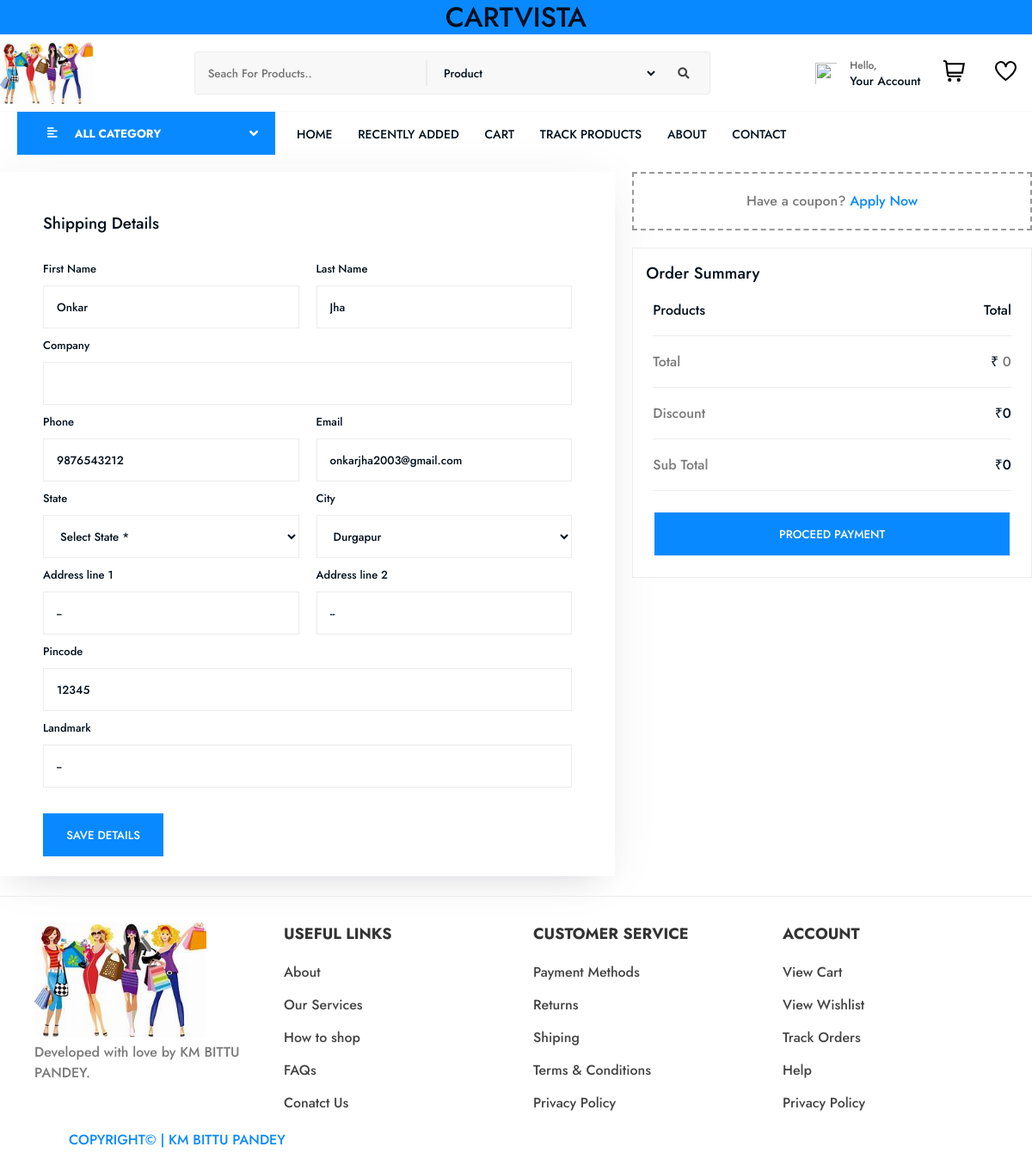
The app's page /checkout.php (signed in) with its own data.
### tables this page shows
CREATE TABLE `cust` (
  `id` int(11) NOT NULL,
  `email` varchar(200) DEFAULT NULL,
  `name` varchar(200) DEFAULT NULL,
  `lname` varchar(255) DEFAULT NULL,
  `company` varchar(255) DEFAULT NULL,
  `phone` varchar(20) DEFAULT NULL,
  `state` varchar(100) DEFAULT NULL,
  `city` varchar(100) DEFAULT NULL,
  `address1` varchar(255) DEFAULT NULL,
  `address2` varchar(255) DEFAULT NULL,
  `pincode` varchar(20) DEFAULT NULL,
  `landmark` varchar(255) DEFAULT NULL,
  `ban` varchar(10) DEFAULT '0'
);

### checkout.php (the view, shortened to what this page needs)
<?php
   include "config.php";
    $me=$_SESSION['me'];
   if(!isset($_SESSION['me'])){
     header('Location:404.php');
   }else{
    $sql = "SELECT *
           FROM cust
           WHERE id='$me'";
           $result = $conn->query($sql);
   if ($result->num_rows > 0) {
       $row = $result->fetch_assoc();
       $fname = $row['name'];
       $lname=$row['lname'];
       $company = $row['company'];
       $phone = $row['phone'];
       $email = $row['email'];
       $city = $row['city'];
       $add1 = $row['address1'];
       $add2 = $row['address2'];
       $pin = $row['pincode'];
       $land = $row['landmark'];
   } else {
       header('Location:404.php');
   }
   }
   ?>
<!DOCTYPE html>
<html>
   <head>
      <?php
         include 'head.php';
           ?>
   </head>
   <body>
      <?php
         include 'header.php';
           ?>
      <div class="checkout_main_div mobile-flex-direction-reverse">
         <div class="checkout_left">
            <form method="post" class="save_profile_data">
               <br><br>
               <h3 class="left">Shipping Details</h3>
               <div class="flex_">
                  <div class="form_input">
                     <label for="fname">First Name</label>
                     <input type="text" name="fname" required value="<?php echo $fname; ?>" class="fname">
                  </div>
                  <div class="space"></div>
                  <div class="form_input">
                     <label for="lname">Last Name</label>
                     <input type="text" name="lname" required value="<?php echo $lname; ?>" class="lname">
                  </div>
               </div>
               <div class="form_input">
                  <label for="company">Company</label>
                  <input type="text" name="company" value="<?php echo $company; ?>" class="company">
               </div>
               <div class="flex_">
                  <div class="form_input">
                     <label for="phone">Phone</label>
                     <input type="number" name="phone" required value="<?php echo $phone; ?>" class="phone">
                  </div>
                  <div class="space"></div>
                  <div class="form_input">
                     <label for="email">Email</label>
                     <input type="email" name="email" required value="<?php echo $email; ?>" class="email" disabled>
                  </div>
               </div>
             <div class="flex_">
                  <div class="form_input">
                     <label for="state">State</label>
                     <select onchange="print_city('state', this.selectedIndex);" id="s"  required class="state">
                        <option value="<?php echo $city; ?>"><?php echo $city; ?></option>
                     </select>
                  </div>
                  <div class="space"></div>
                  <div class="form_input">
                     <label for="city">City</label>
                     <select id="state" required class="city">
                        <option value="<?php echo $city; ?>"><?php echo $city; ?></option>
                     </select>
                  </div>
               </div>
               <div class="flex_">
                  <div class="form_input">
                     <label for="address1">Address line 1</label>
                     <input type="text" name="address1" required value="<?php echo $add1; ?>" class="address1">
                  </div>
                  <div class="space"></div>
                  <div class="form_input">
                     <label for="address2">Address line 2</label>
                     <input type="text" name="address2" required value="<?php echo $add2; ?>" class="address2">
                  </div>
               </div>
               <div class="form_input">
                  <label for="pincode">Pincode</label>
                  <input type="number" name="pincode" required value="<?php echo $pin; ?>" class="pincode">
               </div>
               <div class="form_input">
                  <label for="landmark">Landmark</label>
                  <input type="text" name="landmark" required value="<?php echo $land; ?>" class="landmark">
               </div>
               <button type="submit" class="margin-top save_profile_details btn-small">Save Details</button><br><br>
            </form>
         </div>
         <div class="space"></div>
         <div class="checkout_right">
            <div class="coupon_div">
               <p class="c_text_">Have a coupon? <a href="#" class="apply_coupon">Apply Now</a> </p>
            </div>
            <div class="margin-top-20">
               <h3 class="center">Order Summary</h3>
               <div class="products_">
                  <div class="flex_ justify-bet">
                     <div>Products</div>
                     <div>Total</div>
                  </div>
                  <?php
                     $total=0;
                     ?>
                  <div class="flex_ justify-bet">
                     <div>
                        <a href="#"><span class="bold">Total</span></a>
                     </div>
                     <div class="pro_price bold">$ <span class="t_price bold"><?php echo $total;?></span> </div>
                  </div>
                  <div class="flex_ justify-bet">
                     <div>
                        <a href="#"><span class="bold">Discount</span></a>
                     </div>
                     <div class="pro_price bold coupon_discount">$0</div>
                  </div>
                  <div class="flex_ justify-bet">
                     <div>
                        <a href="#"><span class="bold">Sub Total</span></a>
                     </div>
                     <div class="pro_price bold sub_total_price">$<?php echo $total;?></div>
                  </div>
               </div>
               <div style="padding: 25px;"><button type="submit" class="margin proceed_payment" title="<?php echo $total;?>">Proceed Payment</button></div>
            </div>
         </div>
      </div>
      <br>
      <?php
      require_once 'footer.php';?>
   </body>
</html>

### assets/css/style.css (style rules this page uses)
:root { --p: #0989ff; --pl: #0989ff0a; --h: #0870d0; --l: #999; --s: #d5d8db; --s: #ececec; --green: #43a047; --red: #c62828; --yellow: #ffa000; --bold: 500; --normal: 500; --f1: 'Fira Sans'; --f2: 'Fira Sans'; --f1: 'Jost'; --f2: 'Jost'; }
* { margin: 0; padding: 0; box-sizing: border-box; color: #010f1c; font-family: var(--f1); font-weight: var(--normal); }
html { scroll-behavior: smooth; }
body { background-color: #fafcff; background-color: #f8f8f8; background-color: #fff; }
h1, h2, h3, h4, h5, h6 { color: #010f1c !important; font-family: var(--f2); font-weight: var(--bold); ; }
p, span { color: #7a7a7a; font-size: 16px; line-height: 24px; }
.flex_ { display: flex; }
.form_input { width: 100%; display: flex; flex-direction: column; }
.center { padding-left: 15px; padding-top: 15px; }
.left { padding-bottom: 30px; }
.margin-top { margin-top: 20px; }
label { font-size: 13px; }
input, select, textarea { height: 50px; padding: 0 15px; width: 100%; border: 0; background: #fff; outline: 0; transition: .1s ease-in; border-radius: 0px; border: 1px solid var(--s); margin-top: 10px; margin-bottom: 10px; }
button { text-transform: uppercase; width: 100%; height: 50px; padding: 0 15px; border: 0; outline: 0; cursor: pointer; background: var(--p); color: #fff; font-weight: var(--bold); ; transition: .3s ease; border-radius: 0px; position: relative; overflow: hidden; }
.space { min-width: 20px !important; color: transparent; }
.btn-small { width: 140px; }
.save_profile_data { box-shadow: rgb(50 50 93 / 10%) -1px 5px 60px -12px, rgb(0 0 0 / 10%) 0px 18px 36px -18px; }
.checkout_main_div { max-width: 1300px; margin: auto; margin-top: 20px; display: flex; justify-content: center; }
.checkout_left { flex: 2; }
.checkout_left form { background: #fff; }
.coupon_div { width: 100%; padding: 20px; border: 2px dashed var(--l)!important; }
.c_text_ { text-align: center; }
.checkout_right { flex: 1.3; }
.checkout_right>div { background: #fff; border: 1px solid var(--s); }
.checkout_left form { padding: 0 50px; }
.products_ { display: flex; overflow-y: auto; flex-direction: column; }
.products_>div>div { min-width: auto !important; }
.justify-bet { height: 60px !important; width: 90%; align-items: center; margin: auto; border-bottom: 1px solid var(--s); justify-content: space-between; }
.margin-top-20 { margin-top: 20px; }

### records on screen
cust: fname "Onkar", lname "Jha", phone "9876543212", email "onkarjha2003@gmail.com", city "Durgapur", address1 "--", address2 "--", pincode "12345", landmark "--"

### other values on screen
$total "0"
